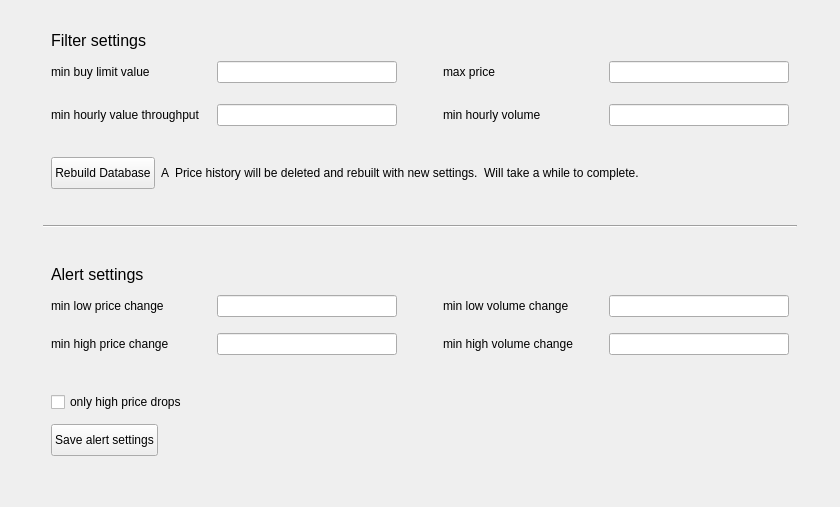
                <widget class="QWidget" name="config_page">
                 <layout class="QVBoxLayout" name="verticalLayout_8">
                  <item>
                   <spacer name="verticalSpacer_7">
                    <property name="orientation">
                     <enum>Qt::Orientation::Vertical</enum>
                    </property>
                    <property name="sizeType">
                     <enum>QSizePolicy::Policy::Expanding</enum>
                    </property>
                    <property name="sizeHint" stdset="0">
                     <size>
                      <width>20</width>
                      <height>20</height>
                     </size>
                    </property>
                   </spacer>
                  </item>
                  <item>
                   <layout class="QHBoxLayout" name="horizontalLayout_16">
                    <item>
                     <spacer name="horizontalSpacer_13">
                      <property name="orientation">
                       <enum>Qt::Orientation::Horizontal</enum>
                      </property>
                      <property name="sizeHint" stdset="0">
                       <size>
                        <width>40</width>
                        <height>20</height>
                       </size>
                      </property>
                     </spacer>
                    </item>
                    <item>
                     <layout class="QVBoxLayout" name="verticalLayout_7">
                      <item>
                       <widget class="QLabel" name="label_12">
                        <property name="text">
                         <string>&lt;html&gt;&lt;head/&gt;&lt;body&gt;&lt;p&gt;&lt;span style=&quot; font-size:12pt;&quot;&gt;Filter settings&lt;/span&gt;&lt;/p&gt;&lt;/body&gt;&lt;/html&gt;</string>
                        </property>
                       </widget>
                      </item>
                      <item>
                       <layout class="QVBoxLayout" name="verticalLayout_4">
                        <item>
                         <layout class="QGridLayout" name="gridLayout_2">
                          <item row="2" column="2">
                           <layout class="QHBoxLayout" name="horizontalLayout_5">
                            <item>
                             <widget class="QLabel" name="label_4">
                              <property name="minimumSize">
                               <size>
                                <width>160</width>
                                <height>32</height>
                               </size>
                              </property>
                              <property name="text">
                               <string>min hourly volume</string>
                              </property>
                             </widget>
                            </item>
                            <item>
                             <widget class="QLineEdit" name="mhv_line">
                              <property name="minimumSize">
                               <size>
                                <width>180</width>
                                <height>0</height>
                               </size>
                              </property>
                             </widget>
                            </item>
                           </layout>
                          </item>
                          <item row="2" column="1">
                           <spacer name="horizontalSpacer_4">
                            <property name="orientation">
                             <enum>Qt::Orientation::Horizontal</enum>
                            </property>
                            <property name="sizeType">
                             <enum>QSizePolicy::Policy::Expanding</enum>
                            </property>
                            <property name="sizeHint" stdset="0">
                             <size>
                              <width>40</width>
                              <height>20</height>
                             </size>
                            </property>
                           </spacer>
                          </item>
                          <item row="0" column="0">
                           <layout class="QHBoxLayout" name="horizontalLayout_2">
                            <item>
                             <widget class="QLabel" name="label">
                              <property name="minimumSize">
                               <size>
                                <width>160</width>
                                <height>32</height>
                               </size>
                              </property>
                              <property name="text">
                               <string>min buy limit value</string>
                              </property>
                             </widget>
                            </item>
                            <item>
                             <widget class="QLineEdit" name="mblv_line">
                              <property name="minimumSize">
                               <size>
                                <width>180</width>
                                <height>0</height>
                               </size>
                              </property>
                              <property name="clearButtonEnabled">
                               <bool>false</bool>
                              </property>
                             </widget>
                            </item>
                           </layout>
                          </item>
                          <item row="0" column="2">
                           <layout class="QHBoxLayout" name="horizontalLayout_4">
                            <item>
                             <widget class="QLabel" name="label_3">
                              <property name="minimumSize">
                               <size>
                                <width>160</width>
                                <height>32</height>
                               </size>
                              </property>
                              <property name="text">
                               <string>max price</string>
                              </property>
                             </widget>
                            </item>
                            <item>
                             <widget class="QLineEdit" name="mp_line">
                              <property name="minimumSize">
                               <size>
                                <width>180</width>
                                <height>0</height>
                               </size>
                              </property>
                             </widget>
                            </item>
                           </layout>
                          </item>
                          <item row="2" column="0">
                           <layout class="QHBoxLayout" name="horizontalLayout_3">
                            <item>
                             <widget class="QLabel" name="label_2">
                              <property name="minimumSize">
                               <size>
                                <width>160</width>
                                <height>32</height>
                               </size>
                              </property>
                              <property name="text">
                               <string>min hourly value throughput</string>
                              </property>
                             </widget>
                            </item>
                            <item>
                             <widget class="QLineEdit" name="mhvt_line">
                              <property name="minimumSize">
                               <size>
                                <width>180</width>
                                <height>0</height>
                               </size>
                              </property>
                             </widget>
                            </item>
                           </layout>
                          </item>
                          <item row="3" column="1">
                           <spacer name="verticalSpacer_4">
                            <property name="orientation">
                             <enum>Qt::Orientation::Vertical</enum>
                            </property>
                            <property name="sizeType">
                             <enum>QSizePolicy::Policy::Fixed</enum>
                            </property>
                            <property name="sizeHint" stdset="0">
                             <size>
                              <width>20</width>
                              <height>20</height>
                             </size>
                            </property>
                           </spacer>
                          </item>
                          <item row="0" column="1">
                           <spacer name="horizontalSpacer_3">
                            <property name="orientation">
                             <enum>Qt::Orientation::Horizontal</enum>
                            </property>
                            <property name="sizeHint" stdset="0">
                             <size>
                              <width>40</width>
                              <height>20</height>
                             </size>
                            </property>
                           </spacer>
                          </item>
                          <item row="1" column="0">
                           <spacer name="verticalSpacer_5">
                            <property name="orientation">
                             <enum>Qt::Orientation::Vertical</enum>
                            </property>
                            <property name="sizeType">
                             <enum>QSizePolicy::Policy::Fixed</enum>
                            </property>
                            <property name="sizeHint" stdset="0">
                             <size>
                              <width>20</width>
                              <height>5</height>
                             </size>
                            </property>
                           </spacer>
                          </item>
                         </layout>
                        </item>
                        <item>
                         <layout class="QHBoxLayout" name="horizontalLayout_8">
                          <item>
                           <layout class="QVBoxLayout" name="verticalLayout_2">
                            <item>
                             <layout class="QHBoxLayout" name="horizontalLayout_6">
                              <item>
                               <widget class="QPushButton" name="rebuild_db_button">
                                <property name="minimumSize">
                                 <size>
                                  <width>100</width>
                                  <height>32</height>
                                 </size>
                                </property>
                                <property name="text">
                                 <string>Rebuild Database</string>
                                </property>
                               </widget>
                              </item>
                              <item>
                               <widget class="QLabel" name="label_10">
                                <property name="text">
                                 <string>A</string>
                                </property>
                               </widget>
                              </item>
                              <item>
                               <widget class="QLabel" name="label_9">
                                <property name="text">
                                 <string>Price history will be deleted and rebuilt with new settings.  Will take a while to complete.</string>
                                </property>
                               </widget>
                              </item>
                             </layout>
                            </item>
                           </layout>
                          </item>
                          <item>
                           <spacer name="horizontalSpacer_6">
                            <property name="orientation">
                             <enum>Qt::Orientation::Horizontal</enum>
                            </property>
                            <property name="sizeHint" stdset="0">
                             <size>
                              <width>40</width>
                              <height>20</height>
                             </size>
                            </property>
                           </spacer>
                          </item>
                         </layout>
                        </item>
                       </layout>
                      </item>
                      <item>
                       <layout class="QHBoxLayout" name="horizontalLayout_7"/>
                      </item>
                     </layout>
                    </item>
                    <item>
                     <spacer name="horizontalSpacer_14">
                      <property name="orientation">
                       <enum>Qt::Orientation::Horizontal</enum>
                      </property>
                      <property name="sizeHint" stdset="0">
                       <size>
                        <width>40</width>
                        <height>20</height>
                       </size>
                      </property>
                     </spacer>
                    </item>
                   </layout>
                  </item>
                  <item>
                   <layout class="QHBoxLayout" name="horizontalLayout_15">
                    <item>
                     <spacer name="horizontalSpacer_9">
                      <property name="orientation">
                       <enum>Qt::Orientation::Horizontal</enum>
                      </property>
                      <property name="sizeType">
                       <enum>QSizePolicy::Policy::Fixed</enum>
                      </property>
                      <property name="sizeHint" stdset="0">
                       <size>
                        <width>32</width>
                        <height>20</height>
                       </size>
                      </property>
                     </spacer>
                    </item>
                    <item>
                     <widget class="Line" name="line">
                      <property name="orientation">
                       <enum>Qt::Orientation::Horizontal</enum>
                      </property>
                     </widget>
                    </item>
                    <item>
                     <spacer name="horizontalSpacer_10">
                      <property name="orientation">
                       <enum>Qt::Orientation::Horizontal</enum>
                      </property>
                      <property name="sizeType">
                       <enum>QSizePolicy::Policy::Fixed</enum>
                      </property>
                      <property name="sizeHint" stdset="0">
                       <size>
                        <width>32</width>
                        <height>64</height>
                       </size>
                      </property>
                     </spacer>
                    </item>
                   </layout>
                  </item>
                  <item>
                   <layout class="QHBoxLayout" name="horizontalLayout_17">
                    <item>
                     <spacer name="horizontalSpacer_11">
                      <property name="orientation">
                       <enum>Qt::Orientation::Horizontal</enum>
                      </property>
                      <property name="sizeHint" stdset="0">
                       <size>
                        <width>40</width>
                        <height>20</height>
                       </size>
                      </property>
                     </spacer>
                    </item>
                    <item>
                     <layout class="QVBoxLayout" name="verticalLayout_6">
                      <item>
                       <widget class="QLabel" name="label_11">
                        <property name="text">
                         <string>&lt;html&gt;&lt;head/&gt;&lt;body&gt;&lt;p&gt;&lt;span style=&quot; font-size:12pt;&quot;&gt;Alert settings&lt;/span&gt;&lt;/p&gt;&lt;/body&gt;&lt;/html&gt;</string>
                        </property>
                       </widget>
                      </item>
                      <item>
                       <layout class="QVBoxLayout" name="verticalLayout_5">
                        <item>
                         <layout class="QGridLayout" name="gridLayout_3">
                          <item row="1" column="2">
                           <layout class="QHBoxLayout" name="horizontalLayout_12">
                            <item>
                             <widget class="QLabel" name="label_8">
                              <property name="minimumSize">
                               <size>
                                <width>160</width>
                                <height>32</height>
                               </size>
                              </property>
                              <property name="text">
                               <string>min high volume change</string>
                              </property>
                             </widget>
                            </item>
                            <item>
                             <widget class="QLineEdit" name="mhvc_line">
                              <property name="minimumSize">
                               <size>
                                <width>180</width>
                                <height>0</height>
                               </size>
                              </property>
                             </widget>
                            </item>
                           </layout>
                          </item>
                          <item row="0" column="2">
                           <layout class="QHBoxLayout" name="horizontalLayout_11">
                            <item>
                             <widget class="QLabel" name="label_7">
                              <property name="minimumSize">
                               <size>
                                <width>160</width>
                                <height>32</height>
                               </size>
                              </property>
                              <property name="text">
                               <string>min low volume change</string>
                              </property>
                             </widget>
                            </item>
                            <item>
                             <widget class="QLineEdit" name="mlvc_line">
                              <property name="minimumSize">
                               <size>
                                <width>180</width>
                                <height>0</height>
                               </size>
                              </property>
                             </widget>
                            </item>
                           </layout>
                          </item>
                          <item row="1" column="0">
                           <layout class="QHBoxLayout" name="horizontalLayout_10">
                            <item>
                             <widget class="QLabel" name="label_6">
                              <property name="minimumSize">
                               <size>
                                <width>160</width>
                                <height>32</height>
                               </size>
                              </property>
                              <property name="text">
                               <string>min high price change</string>
                              </property>
                             </widget>
                            </item>
                            <item>
                             <widget class="QLineEdit" name="mhpc_line">
                              <property name="minimumSize">
                               <size>
                                <width>180</width>
                                <height>0</height>
                               </size>
                              </property>
                             </widget>
                            </item>
                           </layout>
                          </item>
                          <item row="0" column="0">
                           <layout class="QHBoxLayout" name="horizontalLayout_9">
                            <item>
                             <widget class="QLabel" name="label_5">
                              <property name="minimumSize">
                               <size>
                                <width>160</width>
                                <height>32</height>
                               </size>
                              </property>
                              <property name="text">
                               <string>min low price change</string>
                              </property>
                             </widget>
                            </item>
                            <item>
                             <widget class="QLineEdit" name="mlpc_line">
                              <property name="minimumSize">
                               <size>
                                <width>180</width>
                                <height>0</height>
                               </size>
                              </property>
                             </widget>
                            </item>
                           </layout>
                          </item>
                          <item row="0" column="1">
                           <spacer name="horizontalSpacer_15">
                            <property name="orientation">
                             <enum>Qt::Orientation::Horizontal</enum>
                            </property>
                            <property name="sizeHint" stdset="0">
                             <size>
                              <width>40</width>
                              <height>20</height>
                             </size>
                            </property>
                           </spacer>
                          </item>
                         </layout>
                        </item>
                        <item>
                         <spacer name="verticalSpacer_6">
                          <property name="orientation">
                           <enum>Qt::Orientation::Vertical</enum>
                          </property>
                          <property name="sizeType">
                           <enum>QSizePolicy::Policy::Fixed</enum>
                          </property>
                          <property name="sizeHint" stdset="0">
                           <size>
                            <width>20</width>
                            <height>20</height>
                           </size>
                          </property>
                         </spacer>
                        </item>
                        <item>
                         <layout class="QHBoxLayout" name="horizontalLayout_13">
                          <item>
                           <widget class="QCheckBox" name="high_price_drop_check">
                            <property name="minimumSize">
                             <size>
                              <width>0</width>
                              <height>32</height>
                             </size>
                            </property>
                            <property name="text">
                             <string>only high price drops</string>
                            </property>
                           </widget>
                          </item>
                          <item>
                           <spacer name="horizontalSpacer_7">
                            <property name="orientation">
                             <enum>Qt::Orientation::Horizontal</enum>
                            </property>
                            <property name="sizeHint" stdset="0">
                             <size>
                              <width>20</width>
                              <height>20</height>
                             </size>
                            </property>
                           </spacer>
                          </item>
                         </layout>
                        </item>
                        <item>
                         <layout class="QHBoxLayout" name="horizontalLayout_14">
                          <item>
                           <widget class="QPushButton" name="save_alert_button">
                            <property name="minimumSize">
                             <size>
                              <width>100</width>
                              <height>32</height>
                             </size>
                            </property>
                            <property name="text">
                             <string>Save alert settings</string>
                            </property>
                           </widget>
                          </item>
                          <item>
                           <spacer name="horizontalSpacer_8">
                            <property name="orientation">
                             <enum>Qt::Orientation::Horizontal</enum>
                            </property>
                            <property name="sizeHint" stdset="0">
                             <size>
                              <width>20</width>
                              <height>20</height>
                             </size>
                            </property>
                           </spacer>
                          </item>
                         </layout>
                        </item>
                       </layout>
                      </item>
                     </layout>
                    </item>
                    <item>
                     <spacer name="horizontalSpacer_12">
                      <property name="orientation">
                       <enum>Qt::Orientation::Horizontal</enum>
                      </property>
                      <property name="sizeHint" stdset="0">
                       <size>
                        <width>40</width>
                        <height>20</height>
                       </size>
                      </property>
                     </spacer>
                    </item>
                   </layout>
                  </item>
                  <item>
                   <spacer name="verticalSpacer_8">
                    <property name="orientation">
                     <enum>Qt::Orientation::Vertical</enum>
                    </property>
                    <property name="sizeHint" stdset="0">
                     <size>
                      <width>20</width>
                      <height>40</height>
                     </size>
                    </property>
                   </spacer>
                  </item>
                 </layout>
                </widget>
